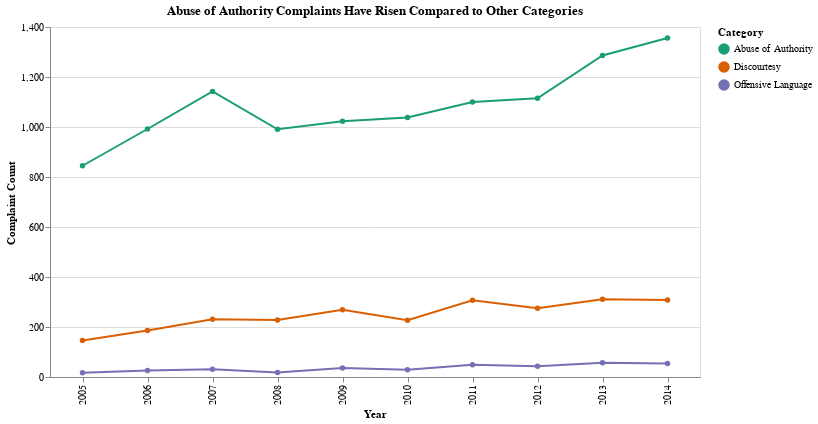

Notebook code cell kept with this figure:
### Code cell
import altair as alt

# Filter to AA + comparison categories, 2005–2018
line_df = counts[
    (counts["year_received"] >= 2005) &
    (counts["year_received"] < 2015) &
    (counts["fado_type"].isin(["Abuse of Authority", "Discourtesy", "Offensive Language"]))
].copy()

base = alt.Chart(line_df).encode(
    x=alt.X("year_received:O", title="Year"),
    y=alt.Y("n_complaints:Q", title="Complaint Count"),
)



line_chart = (
    # include AA line 
    alt.Chart(line_df)
    .mark_line(point=True)
    .encode(
        x=alt.X("year_received:O", title="Year"),
        y=alt.Y("n_complaints:Q", title="Complaint Count"),
        color=alt.Color("fado_type:N", title="Category",
                        scale=alt.Scale(scheme="dark2")),
        tooltip=["year_received", "fado_type", "n_complaints"]
    )
    .properties(
        width=650,
        height=350,
        title="Abuse of Authority Complaints Have Risen Compared to Other Categories"
    ) 
)

line_chart

### Figure 1 — Vega-Lite specification as saved in the notebook (floating-point values rounded to 4 significant figures)
{"config": {"view": {"continuousWidth": 300, "continuousHeight": 300}}, "data": {"name": "data-a76a8f87731d7f04a563133203090082"}, "mark": {"type": "line", "point": true}, "encoding": {"color": {"field": "fado_type", "scale": {"scheme": "dark2"}, "title": "Category", "type": "nominal"}, "tooltip": [{"field": "year_received", "type": "quantitative"}, {"field": "fado_type", "type": "nominal"}, {"field": "n_complaints", "type": "quantitative"}], "x": {"field": "year_received", "title": "Year", "type": "ordinal"}, "y": {"field": "n_complaints", "title": "Complaint Count", "type": "quantitative"}}, "height": 350, "title": "Abuse of Authority Complaints Have Risen Compared to Other Categories", "width": 650, "$schema": "https://vega.github.io/schema/vega-lite/v5.20.1.json", "datasets": {"data-a76a8f87731d7f04a563133203090082": [{"year_received": 2005, "fado_type": "Abuse of Authority", "n_complaints": 845}, {"year_received": 2005, "fado_type": "Discourtesy", "n_complaints": 146}, {"year_received": 2005, "fado_type": "Offensive Language", "n_complaints": 17}, {"year_received": 2006, "fado_type": "Abuse of Authority", "n_complaints": 992}, {"year_received": 2006, "fado_type": "Discourtesy", "n_complaints": 186}, {"year_received": 2006, "fado_type": "Offensive Language", "n_complaints": 26}, {"year_received": 2007, "fado_type": "Abuse of Authority", "n_complaints": 1142}, {"year_received": 2007, "fado_type": "Discourtesy", "n_complaints": 231}, {"year_received": 2007, "fado_type": "Offensive Language", "n_complaints": 31}, {"year_received": 2008, "fado_type": "Abuse of Authority", "n_complaints": 991}, {"year_received": 2008, "fado_type": "Discourtesy", "n_complaints": 228}, {"year_received": 2008, "fado_type": "Offensive Language", "n_complaints": 18}, {"year_received": 2009, "fado_type": "Abuse of Authority", "n_complaints": 1023}, {"year_received": 2009, "fado_type": "Discourtesy", "n_complaints": 269}, {"year_received": 2009, "fado_type": "Offensive Language", "n_complaints": 36}, {"year_received": 2010, "fado_type": "Abuse of Authority", "n_complaints": 1038}, {"year_received": 2010, "fado_type": "Discourtesy", "n_complaints": 227}, {"year_received": 2010, "fado_type": "Offensive Language", "n_complaints": 29}, {"year_received": 2011, "fado_type": "Abuse of Authority", "n_complaints": 1100}, {"year_received": 2011, "fado_type": "Discourtesy", "n_complaints": 307}, {"year_received": 2011, "fado_type": "Offensive Language", "n_complaints": 49}, {"year_received": 2012, "fado_type": "Abuse of Authority", "n_complaints": 1115}, {"year_received": 2012, "fado_type": "Discourtesy", "n_complaints": 275}, {"year_received": 2012, "fado_type": "Offensive Language", "n_complaints": 43}, {"year_received": 2013, "fado_type": "Abuse of Authority", "n_complaints": 1286}, {"year_received": 2013, "fado_type": "Discourtesy", "n_complaints": 311}, {"year_received": 2013, "fado_type": "Offensive Language", "n_complaints": 57}, {"year_received": 2014, "fado_type": "Abuse of Authority", "n_complaints": 1356}, {"year_received": 2014, "fado_type": "Discourtesy", "n_complaints": 308}, {"year_received": 2014, "fado_type": "Offensive Language", "n_complaints": 54}]}}
